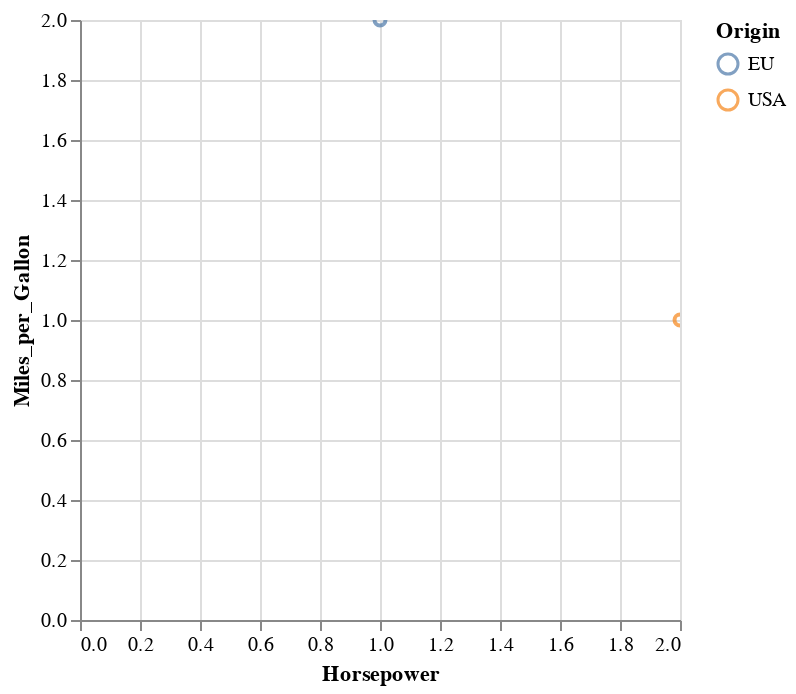

The code cell stored with this chart in its notebook:
### Markdown cell above
Once more, we have an OK performance on this dataset. Here, the S, T and X learners seem to perform pretty similarly. Still, I think it is worth knowing about all these meta learners so you can use whatever works best for you. Keep in mind that the performance is also highly dependent on the base machine learning model we choose. Here, we did everything using Gradient Boosted Trees, but maybe something else or even the same thing with different hyperparameters might work better. 
 
## Key Ideas
 
Again, the simplest thing we can do is using a single or S-learner with the treatment as a feature. This tends to work well when the treatment is not a weak predictor of the outcome. But if that's not the case, the S-learner tends to be biased towards zero or even drop the treatment entirely. Adding a bit more complexity, we can force the learner to pick up the treatment by using a T-learner. Here, we fit one Machine Learning model per treatment level. This works fine when there are enough samples for all treatment levels, but it can fail when one treatment level has a small sample size, forcing a model to be heavily regularized. To fix that, we can add another level of complexity using an X-learner, where we have two fitting stages and we use a propensity score model to correct potential mistakes from models estimated with very few data points.
 
One big problem of these learners (except the S-learner) is that they assume a binary or categorical treatment. There is one additional learner that we haven't seen yet, which is more general: the R-learner. But don't worry, we will have an entire chapter dedicated to it. 
 
## References 
 
The things I've written here are mostly stuff from my head. I've learned them through experience. This means that they have **not** passed the academic scrutiny that good science often goes through. Instead, notice how I'm talking about things that work in practice, but I don't spend too much time explaining why that is the case. It's a sort of science from the streets, if you will. However, I am putting this up for public scrutiny, so, by all means, if you find something preposterous, open an issue and I'll address it to the best of my efforts.
 
To write this chapter, I've relied on Uber's *causalml* library and their documentation on meta learners. I've also took a lot of images and concept from Kunzela et al (2019), *Metalearners for estimating heterogeneous treatment effects using machine learning*. Finally, the discussion on the S-learner being biased towards zero was taken from Chernozhukov et al (2017), *Double/Debiased Machine Learning for Treatment and Causal Parameters*.
 
## Contribute
 
Causal Inference for the Brave and True is an open-source material on causal inference, the statistics of science. It uses only free software, based in Python. Its goal is to be accessible monetarily and intellectually.
If you found this book valuable and you want to support it, please go to [Patreon](https://www.patreon.com/causal_inference_for_the_brave_and_true). If you are not ready to contribute financially, you can also help by fixing typos, suggesting edits or giving feedback on passages you didn't understand. Just go to the book's repository and [open an issue](https://github.com/matheusfacure/python-causality-handbook/issues). Finally, if you liked this content, please share it with others who might find it useful and give it a [star on GitHub](https://github.com/matheusfacure/python-causality-handbook/stargazers).

### Code cell
# Quick altair library check

# import altair with an abbreviated alias
import altair as alt
import pandas as pd
cars = pd.DataFrame({"Origin": ["EU", "USA"],
                    "Horsepower": [1, 2],
                    "Miles_per_Gallon": [2, 1],})


# make the chart
alt.Chart(cars).mark_point().encode(
    x='Horsepower',
    y='Miles_per_Gallon',
    color='Origin',
).interactive()

### Figure 1 — Vega-Lite specification as saved in the notebook (floating-point values rounded to 4 significant figures)
{"config": {"view": {"continuousWidth": 300, "continuousHeight": 300}}, "data": {"name": "data-64a3a48ad611690b3415f295e6393310"}, "mark": {"type": "point"}, "encoding": {"color": {"field": "Origin", "type": "nominal"}, "x": {"field": "Horsepower", "type": "quantitative"}, "y": {"field": "Miles_per_Gallon", "type": "quantitative"}}, "params": [{"name": "param_1", "select": {"type": "interval", "encodings": ["x", "y"]}, "bind": "scales"}], "$schema": "https://vega.github.io/schema/vega-lite/v5.8.0.json", "datasets": {"data-64a3a48ad611690b3415f295e6393310": [{"Origin": "EU", "Horsepower": 1, "Miles_per_Gallon": 2}, {"Origin": "USA", "Horsepower": 2, "Miles_per_Gallon": 1}]}}
